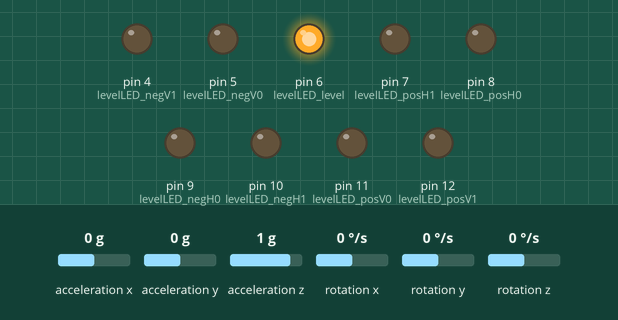
This sketch was run on a simulated Arduino Uno, built with avr-gcc and run on an emulated ATmega328P. Parts: output pins drawn as LEDs (lit = HIGH). Wiring (inferred from the names in the program): MPU-6050 motion sensor at I2C address 0x68. The inputs (shaded band) are chosen by the test bench; at power-on: acceleration x 0 g, rotation z 0 °/s, rotation x 0 °/s, acceleration y 0 g, acceleration z 1 g, rotation y 0 °/s.

Above: at 5.9 s.
6.0 s: acceleration x set to -1.4 g
At 7.3 s:
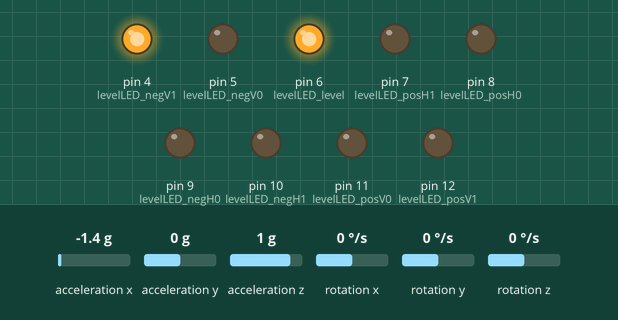
7.8 s: rotation z set to -192 °/s
At 9.0 s:
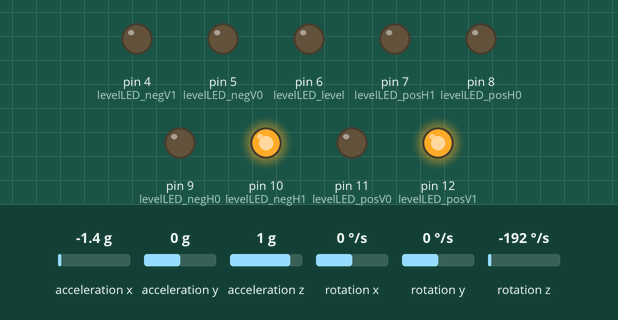
10.8 s: rotation x set to -100 °/s
At 12.5 s:
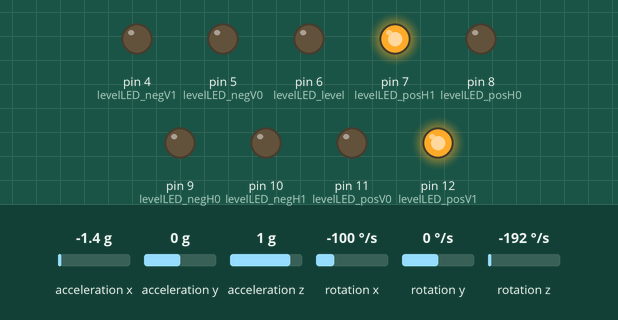
12.7 s: acceleration x set to 0.8 g
At 13.87 s:
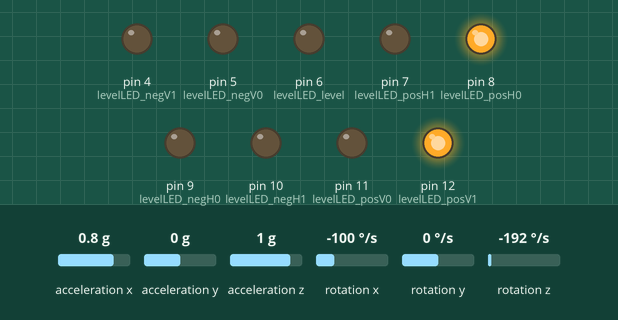
15.5 s: rotation x set to 192 °/s
At 23.1 s:
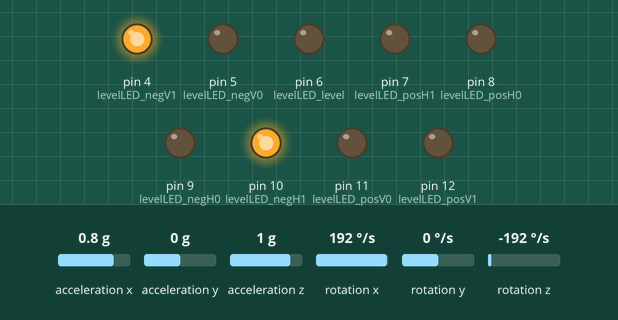
Timing chart, 0 to 50.3 s (numbered marks = the images above; inputs shaded):
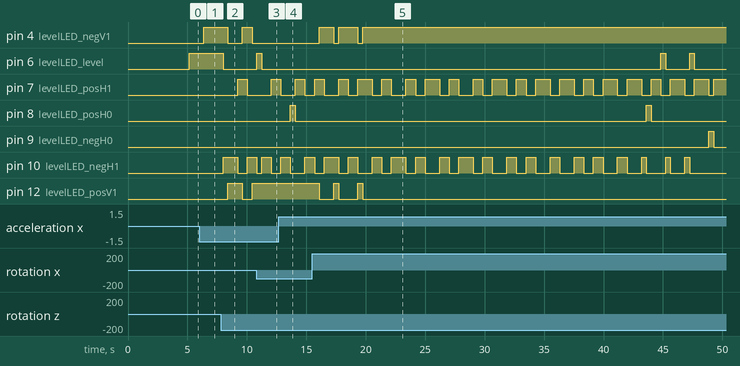

The sketch:

Level_2_05_R0v1r1.ino
```cpp
/* Bruce Troyan,  galaxy99@comcast.net
   Initial Gyroscope code concept's based on opensource and dronebot.
   1/27/21 Works
   • changed to 0.5 deg
   • changed roll to yaw
   • reversed Pitch direction of LED's. Did NOT bother with display directions
     I'm interested in only the LED's. Thus, Display text does NOT corrolate
     with LED Up/Down.  RED LED"s indicate down slope.
   2/2/21  Changed X&Y:  to reflect as-built so the LED's light up on the down-slope.
           Did not bother messing with serial display to correct it.
           Can re-implement Display as desired for TFT-Display.
*/

#include <Wire.h>

// Include NewLiquidCrystal Library for I2C
///#include <LiquidCrystal_I2C.h>

// Define LCD pinout
///const int  en = 2, rw = 1, rs = 0, d4 = 4, d5 = 5, d6 = 6, d7 = 7, bl = 3;

// Define I2C Address - change if reqiuired
const int i2c_addr = 0x3F;

///LiquidCrystal_I2C lcd(i2c_addr, en, rw, rs, d4, d5, d6, d7, bl, POSITIVE);

int levelLED_negH1 = 10;     // was posH1
int levelLED_negH0 = 9;      // was posH0
int levelLED_level = 6;
int levelLED_posH0 = 8;      // was negH0
int levelLED_posH1 = 7;      // was negH1

int levelLED_negV1 = 4;      // was posV1
int levelLED_negV0 = 5;      // was posV0
int levelLED_posV1 = 12;     // was negV1
int levelLED_posV0 = 11;     // was negV0

//Variables for Gyroscope
int gyro_x, gyro_y, gyro_z;
long gyro_x_cal, gyro_y_cal, gyro_z_cal;
boolean set_gyro_angles;

long acc_x, acc_y, acc_z, acc_total_vector;
float angle_yaw_acc, angle_pitch_acc;

float angle_pitch, angle_yaw;
int angle_pitch_buffer, angle_yaw_buffer;
float angle_pitch_output, angle_yaw_output;

// Setup timers and temp variables
long loop_timer;
int temp;

// Display counter
int displaycount = 0;

void setup() {

  //Start I2C
  Wire.begin();

  // Set display type as 16 char, 2 rows
  /// lcd.begin(16,2);

  // Set Level LEDs as outputs
  pinMode(levelLED_negH1, OUTPUT);
  pinMode(levelLED_negH0, OUTPUT);
  pinMode(levelLED_level, OUTPUT);
  pinMode(levelLED_posH0, OUTPUT);
  pinMode(levelLED_posH1, OUTPUT);

  pinMode(levelLED_posV0, OUTPUT);
  pinMode(levelLED_posV1, OUTPUT);
  pinMode(levelLED_negV0, OUTPUT);
  pinMode(levelLED_negV1, OUTPUT);

  //Setup the registers of the MPU-6050
  setup_mpu_6050_registers();

  //Read the raw acc and gyro data from the MPU-6050 1000 times
  for (int cal_int = 0; cal_int < 1000 ; cal_int ++) {
    read_mpu_6050_data();
    //Add the gyro x offset to the gyro_x_cal variable
    gyro_x_cal += gyro_x;
    //Add the gyro y offset to the gyro_y_cal variable
    gyro_y_cal += gyro_y;
    //Add the gyro z offset to the gyro_z_cal variable
    gyro_z_cal += gyro_z;
    //Delay 3us to have 250Hz for-loop
    delay(3);
  }

  // Divide all results by 1000 to get average offset
  gyro_x_cal /= 1000;
  gyro_y_cal /= 1000;
  gyro_z_cal /= 1000;

  // Start Serial Monitor
///    Serial.begin(115200);           // *****  Serial Display  *******

  // Init Timer
  loop_timer = micros();
}

void loop() {

  // Get data from MPU-6050
  read_mpu_6050_data();

  //Subtract the offset values from the raw gyro values
  gyro_x -= gyro_x_cal;
  gyro_y -= gyro_y_cal;
  gyro_z -= gyro_z_cal;

  //Gyro angle calculations . Note 0.0000611 = 1 / (250Hz x 65.5)

  //Calculate the traveled pitch angle and add this to the angle_pitch variable
  angle_pitch += gyro_x * 0.0000611;
  //Calculate the traveled yaw angle and add this to the angle_yaw variable
  //0.000001066 = 0.0000611 * (3.142(PI) / 180degr) The Arduino sin function is in radians
  angle_yaw += gyro_y * 0.0000611;

  //If the IMU has yawed transfer the yaw angle to the pitch angle
  angle_pitch += angle_yaw * sin(gyro_z * 0.000001066);
  //If the IMU has yawed transfer the pitch angle to the yaw angle
  angle_yaw -= angle_pitch * sin(gyro_z * 0.000001066);

  //Accelerometer angle calculations
  //Calculate the total accelerometer vector
  acc_total_vector = sqrt((acc_x * acc_x) + (acc_y * acc_y) + (acc_z * acc_z));

  //57.296 = 1 / (3.142 / 180) The Arduino asin function is in radians
  //Calculate the pitch angle
  angle_pitch_acc = asin((float)acc_y / acc_total_vector) * 57.296;
  //Calculate the yaw angle
  angle_yaw_acc = asin((float)acc_x / acc_total_vector) * -57.296;

  //Accelerometer calibration value for pitch
  angle_pitch_acc -= 0.0;
  //Accelerometer calibration value for yaw
  angle_yaw_acc -= 0.0;

  if (set_gyro_angles) {

    //If the IMU has been running
    //Correct the drift of the gyro pitch angle with the accelerometer pitch angle
    angle_pitch = angle_pitch * 0.9996 + angle_pitch_acc * 0.0004;
    //Correct the drift of the gyro yaw angle with the accelerometer yaw angle
    angle_yaw = angle_yaw * 0.9996 + angle_yaw_acc * 0.0004;
  }
  else {
    //IMU has just started
    //Set the gyro pitch angle equal to the accelerometer pitch angle
    angle_pitch = angle_pitch_acc;
    //Set the gyro yaw angle equal to the accelerometer yaw angle
    angle_yaw = angle_yaw_acc;
    //Set the IMU started flag
    set_gyro_angles = true;
  }

  //To dampen the pitch and yaw angles a complementary filter is used
  //Take 90% of the output pitch value and add 10% of the raw pitch value
  angle_pitch_output = angle_pitch_output * 0.9 + angle_pitch * 0.1;
  //Take 90% of the output yaw value and add 10% of the raw yaw value
  angle_yaw_output = angle_yaw_output * 0.9 + angle_yaw * 0.1;
  //Wait until the loop_timer reaches 4000us (250Hz) before starting the next loop

  // Print to Serial Monitor
///  Serial.print(" | Angle Pitch  = "); Serial.print(angle_pitch_output);

///  Serial.print(" | Angle yaw = "); Serial.println(angle_yaw_output);

  // Increment the display counter
  displaycount = displaycount + 1;

  if (displaycount > 100) {

    /*  lcd.clear();
      // Print on first row of LCD
      lcd.setCursor(0,0);
      lcd.print("Pitch: ");
      lcd.print(angle_pitch_output);
      lcd.setCursor(0,1);
      lcd.print("yaw: ");
      lcd.print(angle_yaw_output);
    */

    // Check Angle for Level LEDs
    /* **************************** ** VERTICAL (Pitch)  BUT, uses YAW *** */

    if (angle_yaw_output < -1.00) {
      digitalWrite(levelLED_negV1, LOW);
      digitalWrite(levelLED_negV0, LOW);
      digitalWrite(levelLED_level, LOW);
      digitalWrite(levelLED_posV0, LOW);
      digitalWrite(levelLED_posV1, HIGH);

    } else if ((-1.00 <= angle_yaw_output) && (angle_yaw_output < -0.50)) {
      digitalWrite(levelLED_negV1, LOW);
      digitalWrite(levelLED_negV0, LOW);
      digitalWrite(levelLED_level, LOW);
      digitalWrite(levelLED_posV0, HIGH);
      digitalWrite(levelLED_posV1, LOW);

    } else if ((-0.50 <= angle_yaw_output) && (angle_yaw_output <= 0.50)) {
      digitalWrite(levelLED_negV1, LOW);
      digitalWrite(levelLED_negV0, LOW);
      digitalWrite(levelLED_level, HIGH);   //LEVEL
      digitalWrite(levelLED_posV0, LOW);
      digitalWrite(levelLED_posV1, LOW);

    } else if ((0.50 < angle_yaw_output) && (angle_yaw_output <= 1.00)) {
      digitalWrite(levelLED_negV1, LOW);
      digitalWrite(levelLED_negV0, HIGH);
      digitalWrite(levelLED_level, LOW);
      digitalWrite(levelLED_posV0, LOW);
      digitalWrite(levelLED_posV1, LOW);

    } else if (angle_yaw_output > 1.00) {
      digitalWrite(levelLED_negV1, HIGH);
      digitalWrite(levelLED_negV0, LOW);
      digitalWrite(levelLED_level, LOW);
      digitalWrite(levelLED_posV0, LOW);
      digitalWrite(levelLED_posV1, LOW);
    }
    /* **************************** ** HORIZ (Yaw)  BUT, uses PITCH *** */

    if ( angle_pitch_output <- 1.00) {
      digitalWrite(levelLED_negH1, HIGH);
      digitalWrite(levelLED_negH0, LOW);
      digitalWrite(levelLED_level, LOW);
      digitalWrite(levelLED_posH0, LOW);
      digitalWrite(levelLED_posH1, LOW);

    } else if ((-1.00 <= angle_pitch_output) && (angle_pitch_output < -0.50)) {
      digitalWrite(levelLED_negH1, LOW);
      digitalWrite(levelLED_negH0, HIGH);
      digitalWrite(levelLED_level, LOW);
      digitalWrite(levelLED_posH0, LOW);
      digitalWrite(levelLED_posH1, LOW);

    } else if ((-0.50 <= angle_pitch_output) && (angle_pitch_output <= 0.50)) {
      digitalWrite(levelLED_negH1, LOW);
      digitalWrite(levelLED_negH0, LOW);
      digitalWrite(levelLED_level, HIGH);   //LEVEL
      digitalWrite(levelLED_posH0, LOW);
      digitalWrite(levelLED_posH1, LOW);

    } else if ((0.50 < angle_pitch_output) && (angle_pitch_output <= 1.00)) {
      digitalWrite(levelLED_negH1, LOW);
      digitalWrite(levelLED_negH0, LOW);
      digitalWrite(levelLED_level, LOW);
      digitalWrite(levelLED_posH0, HIGH);
      digitalWrite(levelLED_posH1, LOW);

    } else if (angle_pitch_output > 1.00) {
      digitalWrite(levelLED_negH1, LOW);
      digitalWrite(levelLED_negH0, LOW);
      digitalWrite(levelLED_level, LOW);
      digitalWrite(levelLED_posH0, LOW);
      digitalWrite(levelLED_posH1, HIGH);
    }
    displaycount = 0;
  }

  while (micros() - loop_timer < 4000);
  //Reset timer
  loop_timer = micros();
}//end Loop---------------------

void setup_mpu_6050_registers() {
  Wire.beginTransmission(0x68);
  Wire.write(0x6B);
  Wire.write(0x00);
  Wire.endTransmission();

  //Configure the accelerometer (+/-8g)
  Wire.beginTransmission(0x68);
  Wire.write(0x1C);
  Wire.write(0x10);
  Wire.endTransmission();

  //Configure the gyro (500dps full scale)
  Wire.beginTransmission(0x68);
  Wire.write(0x1B);
  Wire.write(0x08);
  Wire.endTransmission();
}

void read_mpu_6050_data() {
  //Read the raw gyro and accelerometer data
  Wire.beginTransmission(0x68);
  Wire.write(0x3B);
  Wire.endTransmission();
  Wire.requestFrom(0x68, 14);
  while (Wire.available() < 14);

  //Left shift 8 bits, then bitwise OR.
  //Turns two 8-bit values into one 16-bit value
  acc_x = Wire.read() << 8 | Wire.read();
  acc_y = Wire.read() << 8 | Wire.read();
  acc_z = Wire.read() << 8 | Wire.read();
  temp = Wire.read() << 8 | Wire.read();
  gyro_x = Wire.read() << 8 | Wire.read();
  gyro_y = Wire.read() << 8 | Wire.read();
  gyro_z = Wire.read() << 8 | Wire.read();
}
```

Measured:
- after the input at 6.0 s, pin 4 (levelLED_negV1): LOW → HIGH after 0.39 s
- after the input at 7.8 s, pin 4 (levelLED_negV1): HIGH → LOW after 0.61 s, → HIGH 1.2 s later, → LOW 0.81 s later; pin 6 (levelLED_level): HIGH → LOW after 0.20 s
- after the input at 10.8 s, pin 4 (levelLED_negV1): stays LOW (without the input it goes to HIGH after 0.44 s); pin 6 (levelLED_level): LOW → HIGH at once, → LOW 0.40 s later; pin 12 (levelLED_posV1): stays HIGH (without the input it goes to LOW after 0.44 s)
- after the input at 12.7 s, pin 8 (levelLED_posH0): LOW → HIGH after 0.97 s, → LOW 0.40 s later
- after the input at 15.5 s, pin 4 (levelLED_negV1): goes HIGH 1.2 s, LOW 0.40 s, HIGH 1.6 s, LOW 0.40 s, then HIGH, starting after 0.59 s; pin 12 (levelLED_posV1): goes LOW 1.2 s, HIGH 0.40 s, LOW 1.6 s, HIGH 0.40 s, then LOW, starting after 0.59 s
